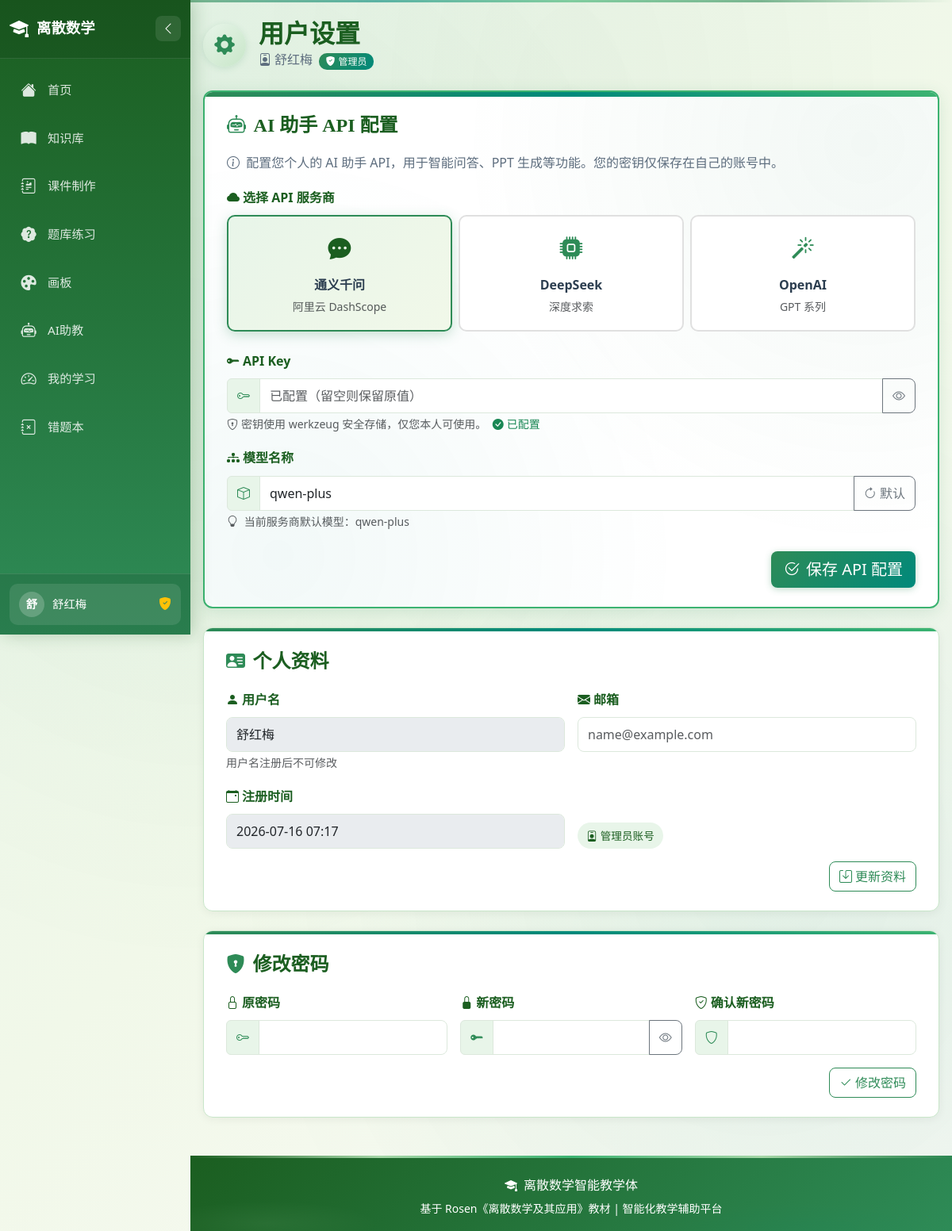
The page /auth/settings (signed in) on the database its author committed.
### app/models.py (models this page shows, shortened)
class User(db.Model):
    __tablename__ = 'users'
    id = db.Column(db.Integer, primary_key=True)
    username = db.Column(db.String(80), unique=True, nullable=False)
    email = db.Column(db.String(120))
    password_hash = db.Column(db.String(256), nullable=False)
    is_admin = db.Column(db.Boolean, default=False)
    api_provider = db.Column(db.String(50), default='qwen')  # qwen/deepseek/openai
    api_key = db.Column(db.String(256))  # 用户自己的API Key
    api_model = db.Column(db.String(100), default='qwen-plus')  # 用户选择的模型
    created_at = db.Column(db.DateTime, default=datetime.utcnow)

### app/routes/auth.py (the view, shortened to what this page needs)
@auth_bp.route('/settings', methods=['GET', 'POST'])
@login_required
def settings():
    user = get_current_user()
    provider_models = current_app.config.get('API_PROVIDER_DEFAULT_MODELS', {})
    provider_labels = current_app.config.get('API_PROVIDER_LABELS', {})
    return render_template(
        'auth/settings.html',
        user=user,
        provider_models=provider_models,
        provider_labels=provider_labels,
    )

### app/utils/auth_helpers.py (called while the page is built, shortened)
def get_current_user():
    if getattr(g, 'user', None) is not None:
        return g.user

def login_required(f):
    @wraps(f)
    def decorated_function(*args, **kwargs):
        user = get_current_user()
        if user is None:
            flash('请先登录后再访问该页面。', 'warning')
            return redirect(url_for('auth.login'))
        return f(*args, **kwargs)
    return decorated_function

### app/templates/auth/settings.html (shortened to what this page needs)
{% extends "base.html" %}
{% block content %}
<div class="d-flex align-items-center mb-4">
    <div class="icon-wrapper me-3" style="width:54px;height:54px;">
        <i class="bi bi-gear-fill" style="font-size:1.6rem;"></i>
    </div>
    <div>
        <h2 class="mb-0 text-dark-green">用户设置</h2>
        <p class="text-ink-gray mb-0">
            <i class="bi bi-person-badge me-1"></i>{{ user.username }}
            {% if user.is_admin %}
                <span class="badge bg-seagreen ms-1"><i class="bi bi-shield-fill-check me-1"></i>管理员</span>
            {% endif %}
        </p>
    </div>
</div>
<div class="settings-section api-section">
    <h4><i class="bi bi-robot"></i>AI 助手 API 配置</h4>
    <p class="text-ink-gray mb-3">
        <i class="bi bi-info-circle me-1"></i>
        配置您个人的 AI 助手 API，用于智能问答、PPT 生成等功能。您的密钥仅保存在自己的账号中。
    </p>
    <form method="post" action="{{ url_for('auth.settings') }}">
        <label class="form-label"><i class="bi bi-cloud-fill me-1"></i>选择 API 服务商</label>
        <div class="row g-2 mb-4">
            <div class="col-md-4">
                <div class="api-provider-card" data-provider="qwen"
                     onclick="selectProvider('qwen')">
                    <i class="bi bi-chat-dots-fill"></i>
                    <div class="fw-semibold">通义千问</div>
                    <small class="text-muted">阿里云 DashScope</small>
                </div>
            </div>
            <div class="col-md-4">
                <div class="api-provider-card" data-provider="deepseek"
                     onclick="selectProvider('deepseek')">
                    <i class="bi bi-cpu-fill"></i>
                    <div class="fw-semibold">DeepSeek</div>
                    <small class="text-muted">深度求索</small>
                </div>
            </div>
            <div class="col-md-4">
                <div class="api-provider-card" data-provider="openai"
                     onclick="selectProvider('openai')">
                    <i class="bi bi-magic"></i>
                    <div class="fw-semibold">OpenAI</div>
                    <small class="text-muted">GPT 系列</small>
                </div>
            </div>
        </div>
        <div class="mb-3">
            <label for="api_key" class="form-label">
                <i class="bi bi-key-fill me-1"></i>API Key
            </label>
            <div class="input-group">
                <span class="input-group-text"><i class="bi bi-key"></i></span>
                <input type="password" class="form-control" id="api_key" name="api_key"
                       placeholder="{% if user.api_key %}已配置（留空则保留原值）{% else %}请粘贴您的 API Key{% endif %}">
                <button class="btn btn-outline-secondary" type="button" tabindex="-1"
                        onclick="togglePwd('api_key', this)">
                    <i class="bi bi-eye"></i>
                </button>
            </div>
            <small class="text-muted">
                <i class="bi bi-shield-lock me-1"></i>密钥使用 werkzeug 安全存储，仅您本人可使用。
                {% if user.api_key %}
                    <span class="text-success ms-1"><i class="bi bi-check-circle-fill me-1"></i>已配置</span>
                {% endif %}
            </small>
        </div>
        <div class="mb-4">
            <label for="api_model" class="form-label">
                <i class="bi bi-diagram-3-fill me-1"></i>模型名称
            </label>
            <div class="input-group">
                <span class="input-group-text"><i class="bi bi-box"></i></span>
                <input type="text" class="form-control" id="api_model" name="api_model"
                       value="{{ user.api_model or 'qwen-plus' }}"
                       placeholder="留空则使用服务商默认模型">
                <button class="btn btn-outline-secondary" type="button" tabindex="-1"
                        onclick="useDefaultModel()">
                    <i class="bi bi-arrow-clockwise"></i> 默认
                </button>
            </div>
            <small class="text-muted">
                <i class="bi bi-lightbulb me-1"></i>
                当前服务商默认模型：<span id="default_model_label">{{ provider_models.get(user.api_provider or 'qwen', 'qwen-plus') }}</span>
            </small>
        </div>
        <div class="d-flex justify-content-end">
            <button type="submit" class="btn btn-seagreen btn-lg">
                <i class="bi bi-check2-circle me-2"></i>保存 API 配置
            </button>
        </div>
    </form>
</div>
<div class="settings-section">
    <h4><i class="bi bi-person-vcard-fill"></i>个人资料</h4>
    <form method="post" action="{{ url_for('auth.settings') }}">
        <div class="row g-3">
            <div class="col-md-6">
                <label class="form-label"><i class="bi bi-person-fill me-1"></i>用户名</label>
                <input type="text" class="form-control" value="{{ user.username }}" disabled>
                <small class="text-muted">用户名注册后不可修改</small>
            </div>
            <div class="col-md-6">
                <label for="email" class="form-label"><i class="bi bi-envelope-fill me-1"></i>邮箱</label>
                <input type="email" class="form-control" id="email" name="email"
                       value="{{ user.email or '' }}" placeholder="name@example.com">
            </div>
            <div class="col-md-6">
                <label class="form-label"><i class="bi bi-calendar-event me-1"></i>注册时间</label>
                <input type="text" class="form-control" value="{{ user.created_at.strftime('%Y-%m-%d %H:%M') if user.created_at else '-' }}" disabled>
            </div>
            <div class="col-md-6 d-flex align-items-end">
                <span class="info-badge"><i class="bi bi-person-badge me-1"></i>
                    {% if user.is_admin %}管理员账号{% else %}普通用户{% endif %}
                </span>
            </div>
        </div>
        <div class="d-flex justify-content-end mt-3">
            <button type="submit" class="btn btn-outline-seagreen">
                <i class="bi bi-save me-1"></i>更新资料
            </button>
        </div>
    </form>
</div>
<div class="settings-section">
    <h4><i class="bi bi-shield-lock-fill"></i>修改密码</h4>
    <form method="post" action="{{ url_for('auth.settings') }}">
        <div class="row g-3">
            <div class="col-md-4">
                <label for="old_password" class="form-label"><i class="bi bi-lock me-1"></i>原密码</label>
                <div class="input-group">
                    <span class="input-group-text"><i class="bi bi-key"></i></span>
                    <input type="password" class="form-control" id="old_password" name="old_password" required>
                </div>
            </div>
            <div class="col-md-4">
                <label for="new_password" class="form-label"><i class="bi bi-lock-fill me-1"></i>新密码</label>
                <div class="input-group">
                    <span class="input-group-text"><i class="bi bi-key-fill"></i></span>
                    <input type="password" class="form-control" id="new_password" name="new_password" required>
                    <button class="btn btn-outline-secondary" type="button" tabindex="-1"
                            onclick="togglePwd('new_password', this)">
                        <i class="bi bi-eye"></i>
                    </button>
                </div>
            </div>
            <div class="col-md-4">
                <label for="confirm_password" class="form-label"><i class="bi bi-shield-check me-1"></i>确认新密码</label>
                <div class="input-group">
                    <span class="input-group-text"><i class="bi bi-shield"></i></span>
                    <input type="password" class="form-control" id="confirm_password" name="confirm_password" required>
                </div>
            </div>
        </div>
        <div class="d-flex justify-content-end mt-3">
            <button type="submit" class="btn btn-outline-seagreen">
                <i class="bi bi-check2 me-1"></i>修改密码
            </button>
        </div>
    </form>
</div>
{% endblock %}

### app/templates/base.html (shortened to what this page needs)
<!DOCTYPE html>
<html lang="zh-CN">
<head>
    <link href="https://cdn.bootcdn.net/ajax/libs/twitter-bootstrap/5.3.2/css/bootstrap.min.css" rel="stylesheet">
    <link href="https://cdn.bootcdn.net/ajax/libs/bootstrap-icons/1.11.2/font/bootstrap-icons.min.css" rel="stylesheet" media="all">
    <link rel="stylesheet" href="https://cdn.bootcdn.net/ajax/libs/font-awesome/6.5.1/css/all.min.css" media="all">
    <link rel="stylesheet" href="{{ url_for('static', filename='css/style.css') }}?v={{ range(1000, 9999) | random }}">
</head>
<body class="sidebar-body">
    <aside class="sidebar" id="sidebar">
        <div class="sidebar-header">
            <a class="sidebar-brand" href="{{ url_for('main.index') }}">
                <i class="bi bi-mortarboard-fill"></i>
                <span class="brand-text">离散数学</span>
            </a>
            <button class="sidebar-toggle" id="sidebarToggle" title="收缩/展开侧边栏">
                <i class="bi bi-chevron-left"></i>
            </button>
        </div>
        <nav class="sidebar-nav">
            <ul class="nav-list">
                <li class="nav-item">
                    <a class="nav-link {% if request.path == '/' %}active{% endif %}" href="{{ url_for('main.index') }}">
                        <i class="nav-icon bi bi-house-fill"></i>
                        <span class="nav-text">首页</span>
                    </a>
                </li>
                <li class="nav-item">
                    <a class="nav-link {% if '/knowledge' in request.path and '/graph' not in request.path %}active{% endif %}" href="{{ url_for('knowledge.index') }}">
                        <i class="nav-icon bi bi-book-fill"></i>
                        <span class="nav-text">知识库</span>
                    </a>
                </li>
                <li class="nav-item">
                    <a class="nav-link {% if '/courseware' in request.path %}active{% endif %}" href="{{ url_for('courseware.index') }}">
                        <i class="nav-icon bi bi-journal-richtext"></i>
                        <span class="nav-text">课件制作</span>
                    </a>
                </li>
                <li class="nav-item">
                    <a class="nav-link {% if '/quiz' in request.path %}active{% endif %}" href="{{ url_for('quiz.index') }}">
                        <i class="nav-icon bi bi-patch-question-fill"></i>
                        <span class="nav-text">题库练习</span>
                    </a>
                </li>
                <li class="nav-item">
                    <a class="nav-link {% if '/canvas' in request.path %}active{% endif %}" href="{{ url_for('canvas.index') }}">
                        <i class="nav-icon bi bi-palette-fill"></i>
                        <span class="nav-text">画板</span>
                    </a>
                </li>
                <li class="nav-item">
                    <a class="nav-link {% if '/chat' in request.path %}active{% endif %}" href="{{ url_for('chat.index') }}">
                        <i class="nav-icon bi bi-robot"></i>
                        <span class="nav-text">AI助教</span>
                    </a>
                </li>
                <li class="nav-item">
                    <a class="nav-link {% if '/dashboard' in request.path %}active{% endif %}" href="{{ url_for('dashboard.index') }}">
                        <i class="nav-icon bi bi-speedometer2"></i>
                        <span class="nav-text">我的学习</span>
                    </a>
                </li>
                <li class="nav-item">
                    <a class="nav-link {% if '/wrong-book' in request.path %}active{% endif %}" href="{{ url_for('wrong_book.index') }}">
                        <i class="nav-icon bi bi-journal-x"></i>
                        <span class="nav-text">错题本</span>
                    </a>
                </li>
            </ul>
        </nav>
        <div class="sidebar-footer">
            {% if current_user %}
            <div class="user-dropdown">
                <a class="user-info" href="#" role="button" data-bs-toggle="dropdown" aria-expanded="false">
                    <span class="user-avatar">{{ current_user.username[0] | upper }}</span>
                    <span class="user-name">{{ current_user.username }}</span>
                    {% if current_user.is_admin %}
                    <i class="bi bi-shield-fill-check text-warning ms-1" title="管理员"></i>
                    {% endif %}
                </a>
            </div>
            {% endif %}
        </div>
    </aside>
    <main class="main-content">
        {% block content %}{% endblock %}
    </main>
    <footer class="site-footer">
        <div class="footer-ink-decoration"></div>
        <div class="container text-center position-relative">
            <p class="mb-1"><i class="bi bi-mortarboard-fill me-2"></i>离散数学智能教学体</p>
            <p class="mb-0 small">基于 Rosen《离散数学及其应用》教材 | 智能化教学辅助平台</p>
        </div>
    </footer>
</body>
</html>

### app/templates/auth/settings.html (style rules this page uses)
.settings-section { background: var(--white); border: 1px solid var(--border-green); border-radius: var(--border-radius); box-shadow: 0 2px 12px rgba(0, 0, 0, 0.06); padding: 1.75rem 1.75rem 1.5rem; margin-bottom: 1.5rem; position: relative; overflow: hidden; }
.settings-section::before { content: ''; position: absolute; top: 0; left: 0; right: 0; height: 4px; background: linear-gradient(90deg, var(--seagreen), var(--teal), var(--medium-seagreen)); border-radius: var(--border-radius) var(--border-radius) 0 0; }
.settings-section h4 { color: var(--dark-green); font-weight: 700; margin-bottom: 1.25rem; display: flex; align-items: center; }
.settings-section h4 i { color: var(--seagreen); margin-right: 0.6rem; }
.api-section { background: radial-gradient(circle at 90% 10%, rgba(46, 139, 87, 0.06) 0%, transparent 50%), radial-gradient(circle at 10% 90%, rgba(0, 137, 123, 0.05) 0%, transparent 50%), var(--white); border: 2px solid var(--medium-seagreen); box-shadow: 0 4px 20px rgba(46, 139, 87, 0.15); }
.api-section::before { height: 6px; }
.api-provider-card { cursor: pointer; border: 2px solid #e0e0e0; border-radius: 10px; padding: 1rem; transition: all 0.3s ease; background: var(--white); height: 100%; text-align: center; }
.api-provider-card.active { border-color: var(--seagreen); background: linear-gradient(135deg, var(--light-green-bg), #F1F8E9); box-shadow: 0 4px 16px rgba(46, 139, 87, 0.25); }
.api-provider-card i { font-size: 1.8rem; color: var(--seagreen); display: block; margin-bottom: 0.5rem; }
.api-provider-card.active i { color: var(--dark-green); }
.info-badge { display: inline-flex; align-items: center; padding: 0.3rem 0.7rem; border-radius: 20px; background: var(--light-green-bg); color: var(--dark-green); font-size: 0.85rem; font-weight: 500; }
.form-label { font-weight: 600; color: var(--dark-green); }
.input-group-text { background: var(--light-green-bg); border-color: #dce8dc; color: var(--seagreen); }

### rows shown on the page
User: username "舒", username "舒红梅", api_model "qwen-plus", created_at "2026-07-16 07:17"
